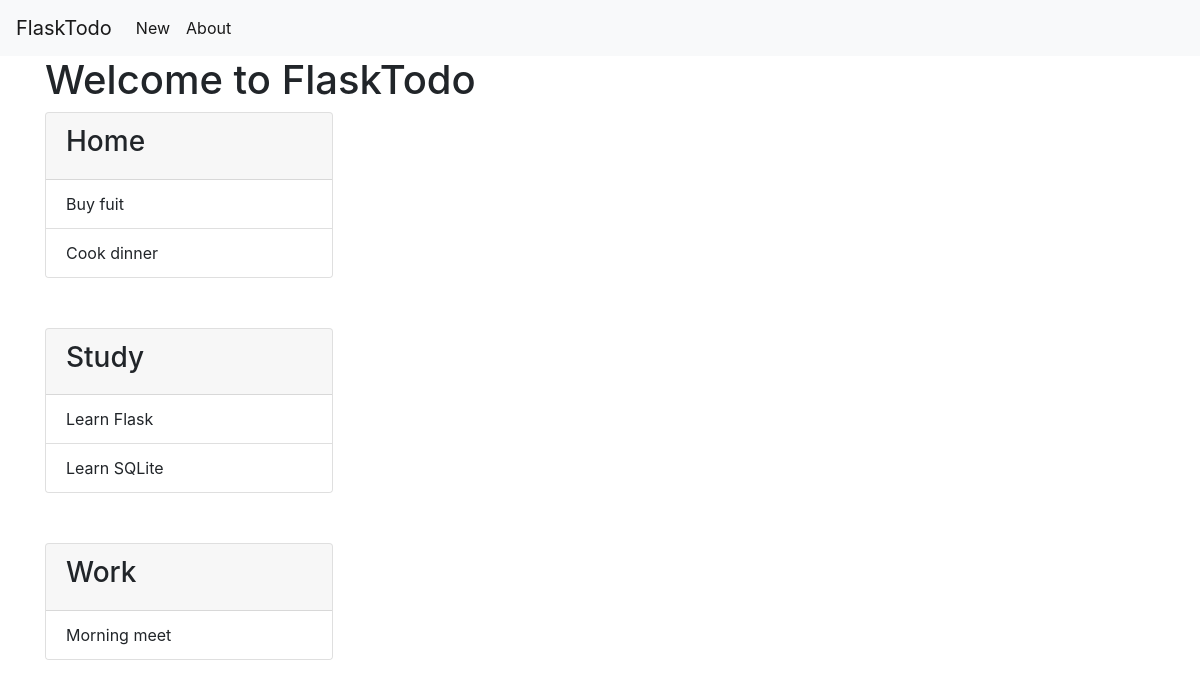
Before: / with the older database file.
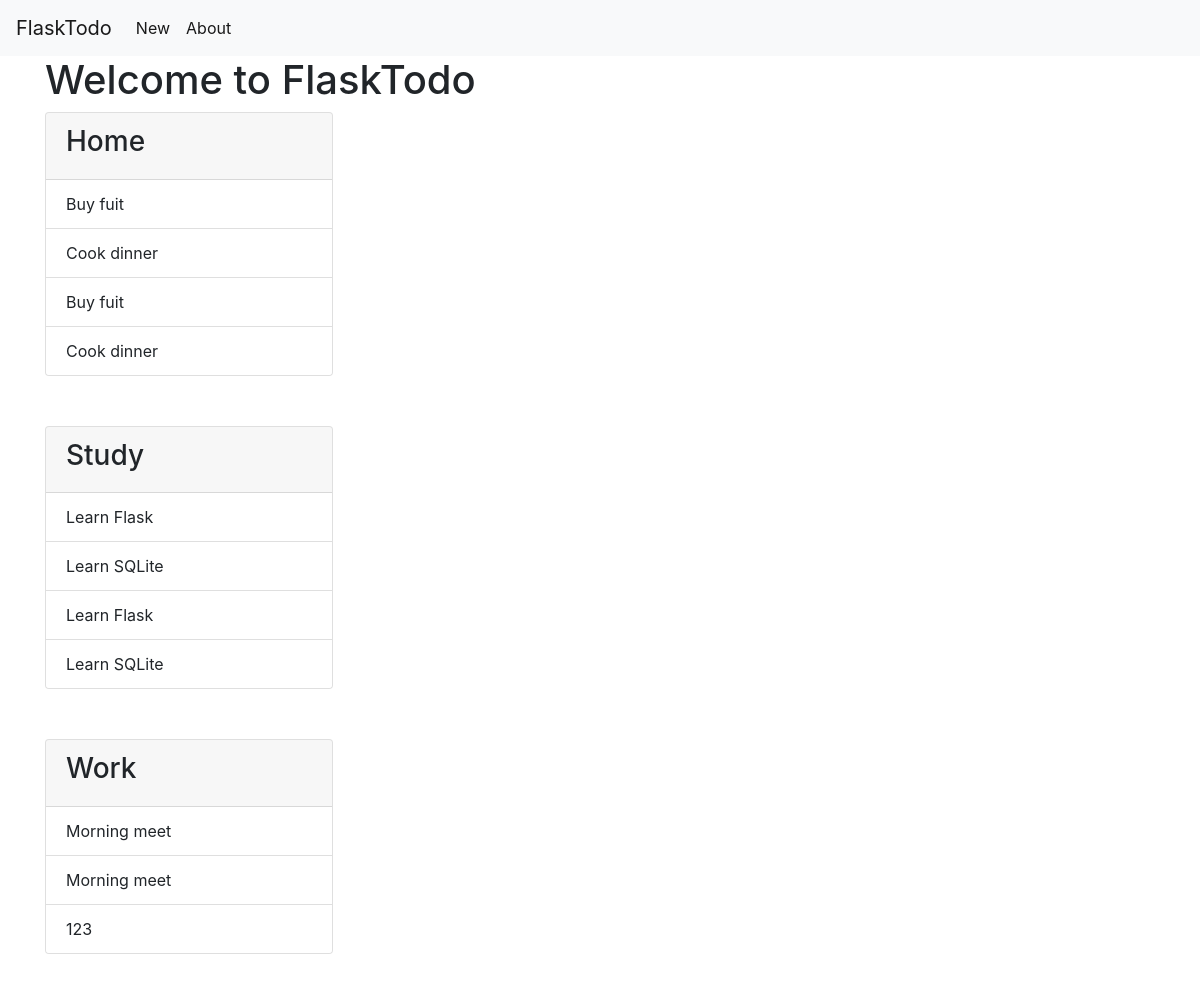
After: the same page with the newer database file.
### tables this page shows
CREATE TABLE items (
    id INTEGER PRIMARY KEY AUTOINCREMENT,
    list_id INTEGER NOT NULL,
    created TIMESTAMP NOT NULL DEFAULT CURRENT_TIMESTAMP,
    content TEXT NOT NULL,
    FOREIGN KEY (list_id) REFERENCES lists (id)
);

CREATE TABLE lists (
    id INTEGER PRIMARY KEY AUTOINCREMENT,
    created TIMESTAMP NOT NULL DEFAULT CURRENT_TIMESTAMP,
    title TEXT NOT NULL
);

### app.py (the view)
@app.route('/', methods=['GET', 'DELETE'])
def index():
    conn = get_db_connection()
    if request.method == 'DELETE':
        item_id = request.form['id']
        print(item_id)
        conn.execute('DELETE FROM items WHERE id = (?);',(item_id))
    todos = conn.execute('SELECT i.content, l.title FROM items i JOIN lists l \
                          ON i.list_id = l.id ORDER BY l.title;').fetchall()
    lists = {}
    for k, g in groupby(todos, key=lambda t:t['title']):
        lists[k] = list(g)
    conn.close()
    return render_template('index.html', lists=lists)

### app.py (called while the page is built)
def get_db_connection():
    conn = sqlite3.connect('database.db')
    conn.row_factory = sqlite3.Row
    return conn

### templates/index.html
{% extends 'base.html' %}
{% block content %}
    <h1>{% block title %} Welcome to FlaskTodo {% endblock %}</h1>
    {% for list, items in lists.items() %}
        <div class="card" style="width: 18rem; margin-bottom: 50px;">
            <div class="card-header">
                <h3>{{ list }}</h3>
            </div>
            <ul class="list-group list-group-flush">
                {% for item in items %}
                    <li class="list-group-item">{{ item['content'] }}</li>
                {% endfor %}
            </ul>
        </div>
    {% endfor %}
{% endblock %}

### templates/base.html (shortened to what this page needs)
<!doctype html>
<html lang="en">
  <head>
    <link rel="stylesheet" href="https://stackpath.bootstrapcdn.com/bootstrap/4.3.1/css/bootstrap.min.css">
  </head>
  <body>
    <nav class="navbar navbar-expand-md navbar-light bg-light">
        <a class="navbar-brand" href="{{ url_for('index')}}">FlaskTodo</a>
        <div class="collapse navbar-collapse" id="navbarNav">
            <ul class="navbar-nav">
            <li class="nav-item active">
                <a class="nav-link" href="{{ url_for('create') }}">New</a>
            </li>
            <li class="nav-item active">
                <a class="nav-link" href="#">About</a>
            </li>
            </ul>
        </div>
    </nav>
    <div class="container">
        {% block content %} {% endblock %}
    </div>
  </body>
</html>

Changed rows visible on the page:
added items: content "Buy fuit", shown under "Home"
added items: content "Cook dinner", shown under "Home"
added items: content "Learn Flask", shown under "Study"
added items: content "Learn SQLite", shown under "Study"
added items: content "Morning meet", shown under "Work"
added items: content "123", shown under "Work"
